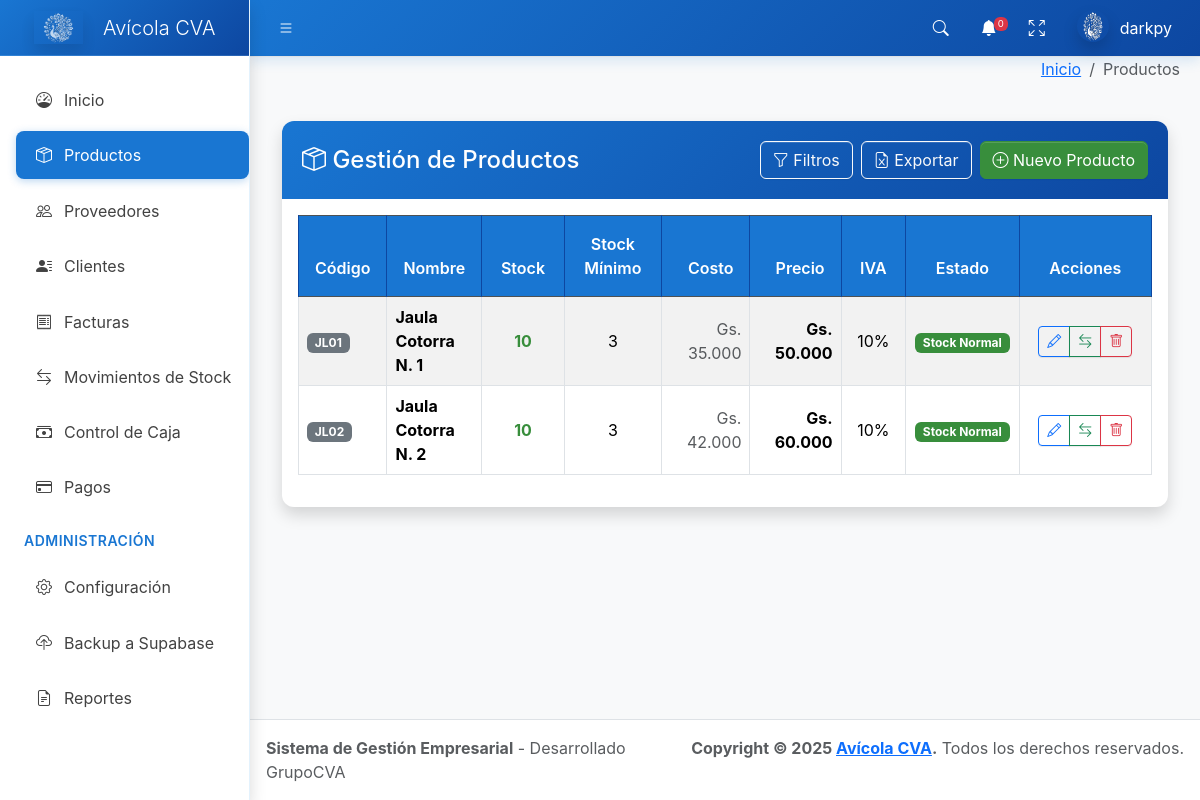
The page /productos/ (signed in) on the database its author committed.
### core/models.py (models this page shows, shortened)
class Producto(models.Model):
    codigo = models.CharField(max_length=50, unique=True)
    nombre = models.CharField(max_length=200)
    descripcion = models.TextField(blank=True, null=True)
    costo = models.IntegerField(default=0)
    precio = models.IntegerField()
    stock = models.IntegerField(default=0)
    stock_minimo = models.IntegerField(default=10)
    iva = models.IntegerField(default=10)
    activo = models.BooleanField(default=True)
    fecha_creacion = models.DateTimeField(auto_now_add=True)
    fecha_actualizacion = models.DateTimeField(auto_now=True)
    class Meta:
        verbose_name = 'Producto'
        verbose_name_plural = 'Productos'
        ordering = ['nombre']

### core/views.py (the view, shortened to what this page needs)
# urls.py: path('productos/', views.productos_list, name='productos_list'),
@login_required
@puede_ver_modulo('productos')
def productos_list(request):
    q = request.GET.get('q', '')
    estado = request.GET.get('estado', '')
    productos = Producto.objects.all().order_by('nombre')
    if q:
        productos = productos.filter(
            Q(nombre__icontains=q) | Q(codigo__icontains=q)
        )
    return render(request, 'productos_list.html', {
        'productos': productos,
        'productos_stock_bajo': Producto.objects.filter(activo=True, stock__lte=F('stock_minimo')).count()
    })

### templates/productos_list.html (shortened to what this page needs)
{% extends "base.html" %}
{% load static %}
{% load humanize custom_filters %}
{% block breadcrumb %}
<li class="breadcrumb-item active">Productos</li>
{% endblock %}
{% block content %}
<div class="container-fluid mt-4">
  <div class="card shadow">
         <div class="card-header bg-primary text-white d-flex justify-content-between align-items-center">
               <h4 class="mb-0">
          <i class="bi bi-box-seam"></i>
          Gestión de Productos
        </h4>
      <div class="d-flex ms-auto justify-content-end">
        <button class="btn btn-outline-light me-2" type="button" data-bs-toggle="collapse" data-bs-target="#filtros-productos" aria-expanded="false">
          <i class="bi bi-funnel"></i> Filtros
        </button>
        <a href="{% url 'exportar_productos_excel' %}?{{ request.GET.urlencode }}" class="btn btn-outline-light me-2" title="Exportar a Excel">
          <i class="bi bi-file-earmark-excel"></i> Exportar
        </a>
        <button type="button" class="btn btn-success" data-bs-toggle="modal" data-bs-target="#modalAgregarProducto">
          <i class="bi bi-plus-circle"></i> Nuevo Producto
        </button>
      </div>
    </div>
    <div class="card-body">
      <div class="table-responsive">
        <table class="table table-striped table-hover table-bordered">
          <thead class="table-dark">
            <tr>
              <th>Código</th>
              <th>Nombre</th>
              <th style="width: 100px;" class="text-center">Stock</th>
              <th style="width: 120px;" class="text-center">Stock Mínimo</th>
              <th style="width: 120px;" class="text-end">Costo</th>
              <th style="width: 120px;" class="text-end">Precio</th>
              <th style="width: 80px;" class="text-center">IVA</th>
              <th style="width: 120px;" class="text-center">Estado</th>
              <th style="width: 200px;" class="text-center">Acciones</th>
            </tr>
          </thead>
          <tbody>
            {% for producto in productos %}
            <tr class="align-middle">
              <td>
                <span class="badge bg-secondary">{{ producto.codigo }}</span>
              </td>
              <td>
                <strong>{{ producto.nombre }}</strong>
              </td>
              <td class="text-center">
                <span class="fw-bold {% if producto.stock <= producto.stock_minimo %}text-danger{% else %}text-success{% endif %}">
                  {{ producto.stock }}
                </span>
              </td>
              <td class="text-center">{{ producto.stock_minimo }}</td>
              <td class="text-end">
                <span class="text-muted">Gs. {{ producto.costo|intcomma_dot }}</span>
              </td>
              <td class="text-end">
                <span class="fw-bold">Gs. {{ producto.precio|intcomma_dot }}</span>
              </td>
              <td class="text-center">{{ producto.iva }}%</td>
                             <td class="text-center">
                 {% if producto.activo %}
                   {% if producto.stock == 0 %}
                     <span class="badge bg-danger">Agotado</span>
                   {% else %}
                     {% with stock_diff=producto.stock|sub:producto.stock_minimo %}
                     <span class="badge {% if stock_diff < 0 %}bg-danger{% elif stock_diff == 0 %}bg-danger{% else %}bg-success{% endif %}">
                       {% if stock_diff < 0 %}
                         Stock Crítico
                       {% elif stock_diff == 0 %}
                         Stock Mínimo
                       {% else %}
                         Stock Normal
                       {% endif %}
                     </span>
                     {% endwith %}
                   {% endif %}
                 {% else %}
                   <span class="badge bg-secondary">Desactivado</span>
                 {% endif %}
               </td>
                                                           <td class="text-center">
                  <div class="btn-group" role="group">
                    <button type="button"
                            class="btn btn-outline-primary btn-sm"
                            data-bs-toggle="modal"
                            data-bs-target="#modalEditarProducto{{ producto.id }}"
                            title="Editar producto">
                      <i class="bi bi-pencil"></i>
                    </button>
                    {% if producto.activo %}
                      <button type="button"
                              class="btn btn-outline-success btn-sm"
                              data-bs-toggle="modal"
                              data-bs-target="#modalAjustarStock{{ producto.id }}"
                              title="Ajustar stock">
                        <i class="bi bi-arrow-left-right"></i>
                      </button>
                      <button type="button"
                              class="btn btn-outline-danger btn-sm"
                              data-bs-toggle="modal"
                              data-bs-target="#modalEliminarProducto{{ producto.id }}"
                              title="Desactivar producto">
                        <i class="bi bi-trash"></i>
                      </button>
                    {% endif %}
                  </div>
                </td>
            </tr>
            {% endfor %}
          </tbody>
        </table>
      </div>
    </div>
  </div>
</div>
{% endblock %}

### templates/base.html (shortened to what this page needs)
{% load static %}
<!doctype html>
<html lang="es">
  <head>
    <link
      rel="stylesheet"
      href="https://cdn.jsdelivr.net/npm/@fontsource/source-sans-3@5.0.12/index.css"
      media="print"
      onload="this.media='all'"
    />
    <link
      rel="stylesheet"
      href="https://cdn.jsdelivr.net/npm/overlayscrollbars@2.11.0/styles/overlayscrollbars.min.css"
    />
    <link
      rel="stylesheet"
      href="https://cdn.jsdelivr.net/npm/bootstrap-icons@1.13.1/font/bootstrap-icons.min.css"
    />
    <link
      href="https://cdn.jsdelivr.net/npm/bootstrap@5.3.2/dist/css/bootstrap.min.css"
      rel="stylesheet"
    />
    <link rel="stylesheet" href="{% static 'AdminLTE/dist/css/adminlte.css' %}" />
    <link
      rel="stylesheet"
      href="https://cdn.jsdelivr.net/npm/apexcharts@3.37.1/dist/apexcharts.css"
    />
    {% load static %}
    {% load humanize custom_filters %}
    {% with tema_actual=configuracion_sistema.tema_visual|default:"azul" %}
        {% if tema_actual == "azul" %}
            <link rel="stylesheet" href="{% static 'css/temas/tema-azul.css' %}" />
        {% elif tema_actual == "oscuro" %}
            <link rel="stylesheet" href="{% static 'css/temas/tema-oscuro.css' %}" />
        {% elif tema_actual == "minimalista" %}
            <link rel="stylesheet" href="{% static 'css/temas/tema-minimalista.css' %}" />
        {% else %}
            <link rel="stylesheet" href="{% static 'css/temas/tema-azul.css' %}" />
        {% endif %}
    {% endwith %}
  </head>
  <body class="layout-fixed sidebar-expand-lg sidebar-open bg-body-tertiary">
    <div class="app-wrapper">
      <nav class="app-header navbar navbar-expand bg-body">
        <div class="container-fluid">
          <ul class="navbar-nav">
            <li class="nav-item">
              <a class="nav-link" data-lte-toggle="sidebar" href="#" role="button">
                <i class="bi bi-list"></i>
              </a>
            </li>
          </ul>
          <ul class="navbar-nav ms-auto">
            <li class="nav-item">
              <a class="nav-link" data-widget="navbar-search" href="#" role="button">
                <i class="bi bi-search"></i>
              </a>
            </li>
            <li class="nav-item dropdown">
              <a class="nav-link" data-bs-toggle="dropdown" href="#">
                <i class="bi bi-bell-fill"></i>
                <span class="navbar-badge badge text-bg-danger">{{ total_alertas|default:0 }}</span>
              </a>
            </li>
            <li class="nav-item">
              <a class="nav-link" href="#" data-lte-toggle="fullscreen">
                <i data-lte-icon="maximize" class="bi bi-arrows-fullscreen"></i>
              </a>
            </li>
            <li class="nav-item dropdown user-menu">
              <a href="#" class="nav-link dropdown-toggle" data-bs-toggle="dropdown">
                <img
                  src="{% static 'img/logo.png' %}"
                  class="user-image rounded-circle shadow"
                  alt="User Image"
                />
                <span class="d-none d-md-inline">{{ user.username|default:"Usuario" }}</span>
              </a>
            </li>
          </ul>
        </div>
      </nav>
      <aside class="app-sidebar bg-body-secondary shadow" data-bs-theme="dark">
        <div class="sidebar-brand">
          <a href="{% url 'dashboard' %}" class="brand-link">
            <img
              src="{% static 'img/logo.png' %}"
              alt="Avícola CVA Logo"
              class="brand-image opacity-75 shadow"
            />
            <span class="brand-text fw-light">Avícola CVA</span>
          </a>
        </div>
        <div class="sidebar-wrapper">
          <nav class="mt-2">
                         <ul
               class="nav sidebar-menu flex-column"
               data-lte-toggle="treeview"
               role="navigation"
               aria-label="Main navigation"
               data-accordion="false"
               id="navigation"
             >
               <li class="nav-item">
                 <a href="{% url 'dashboard' %}" class="nav-link {% if request.resolver_match.url_name == 'dashboard' %}active{% endif %}">
                   <i class="nav-icon bi bi-speedometer"></i>
                   <p>Inicio</p>
                 </a>
               </li>
               {% if usuario_permisos.productos.ver %}
               <li class="nav-item">
                 <a href="{% url 'productos_list' %}" class="nav-link {% if 'producto' in request.resolver_match.url_name %}active{% endif %}">
                   <i class="nav-icon bi bi-box-seam"></i>
                   <p>Productos</p>
                 </a>
               </li>
               {% endif %}
               {% if usuario_permisos.proveedores.ver %}
               <li class="nav-item">
                 <a href="{% url 'proveedores_list' %}" class="nav-link {% if 'proveedor' in request.resolver_match.url_name %}active{% endif %}">
                   <i class="nav-icon bi bi-people"></i>
                   <p>Proveedores</p>
                 </a>
               </li>
               {% endif %}
               {% if usuario_permisos.clientes.ver %}
               <li class="nav-item">
                 <a href="{% url 'clientes_list' %}" class="nav-link {% if 'cliente' in request.resolver_match.url_name %}active{% endif %}">
                   <i class="nav-icon bi bi-person-lines-fill"></i>
                   <p>Clientes</p>
                 </a>
               </li>
               {% endif %}
               {% if usuario_permisos.facturas_venta.ver or usuario_permisos.facturas_compra.ver %}
              <li class="nav-item">
                <a href="{% url 'factura_list' %}" class="nav-link {% if 'factura' in request.resolver_match.url_name %}active{% endif %}">
                  <i class="nav-icon bi bi-receipt"></i>
                  <p>Facturas</p>
                </a>
              </li>
              {% endif %}
              {% if usuario_permisos.stock.ver %}
              <li class="nav-item">
                <a href="{% url 'stock_movimientos' %}" class="nav-link {% if 'stock' in request.resolver_match.url_name %}active{% endif %}">
                  <i class="nav-icon bi bi-arrow-left-right"></i>
                  <p>Movimientos de Stock</p>
                </a>
              </li>
              {% endif %}
              {% if usuario_permisos.caja.ver %}
              <li class="nav-item">
                <a href="{% url 'caja_list' %}" class="nav-link {% if 'caja' in request.resolver_match.url_name %}active{% endif %}">
                  <i class="nav-icon bi bi-cash-stack"></i>
                  <p>Control de Caja</p>
                </a>
              </li>
              {% endif %}
              {% if usuario_permisos.pagos.ver %}
              <li class="nav-item">
                <a href="{% url 'pagos_dashboard' %}" class="nav-link {% if 'pagos' in request.resolver_match.url_name %}active{% endif %}">
                  <i class="nav-icon bi bi-credit-card"></i>
                  <p>Pagos</p>
                </a>
              </li>
              {% endif %}
              <li class="nav-header">ADMINISTRACIÓN</li>
              {% if usuario_permisos.configuracion.ver %}
              <li class="nav-item">
                <a href="{% url 'configuracion_panel' %}" class="nav-link {% if 'configuracion' in request.resolver_match.url_name %}active{% endif %}">
                  <i class="nav-icon bi bi-gear"></i>
                  <p>Configuración</p>
                </a>
              </li>
              {% if user.is_superuser %}
              <li class="nav-item">
                <a href="{% url 'backup_supabase' %}" class="nav-link">
                  <i class="nav-icon bi bi-cloud-upload"></i>
                  <p>Backup a Supabase</p>
                </a>
              </li>
              {% endif %}
              {% endif %}
              {% if usuario_permisos.reportes.ver %}
              <li class="nav-item">
                <a href="{% url 'reportes_dashboard' %}" class="nav-link {% if 'reporte' in request.resolver_match.url_name %}active{% endif %}">
                  <i class="nav-icon bi bi-file-earmark-text"></i>
                  <p>Reportes</p>
                </a>
              </li>
              {% endif %}
            </ul>
          </nav>
        </div>
      </aside>
      <div class="app-content">
        <div class="content-header">
          <div class="container-fluid">
            <div class="row mb-2">
              <div class="col-sm-6">
              </div>
              <div class="col-sm-6">
                <ol class="breadcrumb float-sm-end">
                  <li class="breadcrumb-item"><a href="{% url 'dashboard' %}">Inicio</a></li>
                  {% block breadcrumb %}{% endblock %}
                </ol>
              </div>
            </div>
          </div>
        </div>
        <div class="content">
          <div class="container-fluid">
            {% block content %}{% endblock %}
          </div>
        </div>
      </div>
      <footer class="app-footer">
        <div class="float-end d-none d-sm-inline">
          <strong>Copyright &copy; 2025 <a href="#">Avícola CVA</a>.</strong> Todos los derechos reservados.
        </div>
        <div>
          <strong>Sistema de Gestión Empresarial</strong> - Desarrollado GrupoCVA
        </div>
      </footer>
    </div>
  </body>
</html>

### rows shown on the page
Producto: codigo "JL01", nombre "Jaula Cotorra N. 1", stock "10", stock_minimo "3", costo "35.000", precio "50.000", iva "10", activo "Stock Normal"
Producto: codigo "JL02", nombre "Jaula Cotorra N. 2", stock "10", stock_minimo "3", costo "42.000", precio "60.000", iva "10", activo "Stock Normal"

### other values the page prints
{{ total_alertas|default:0 }} "0"
{{ user.username|default:"Usuario" }} "darkpy"
